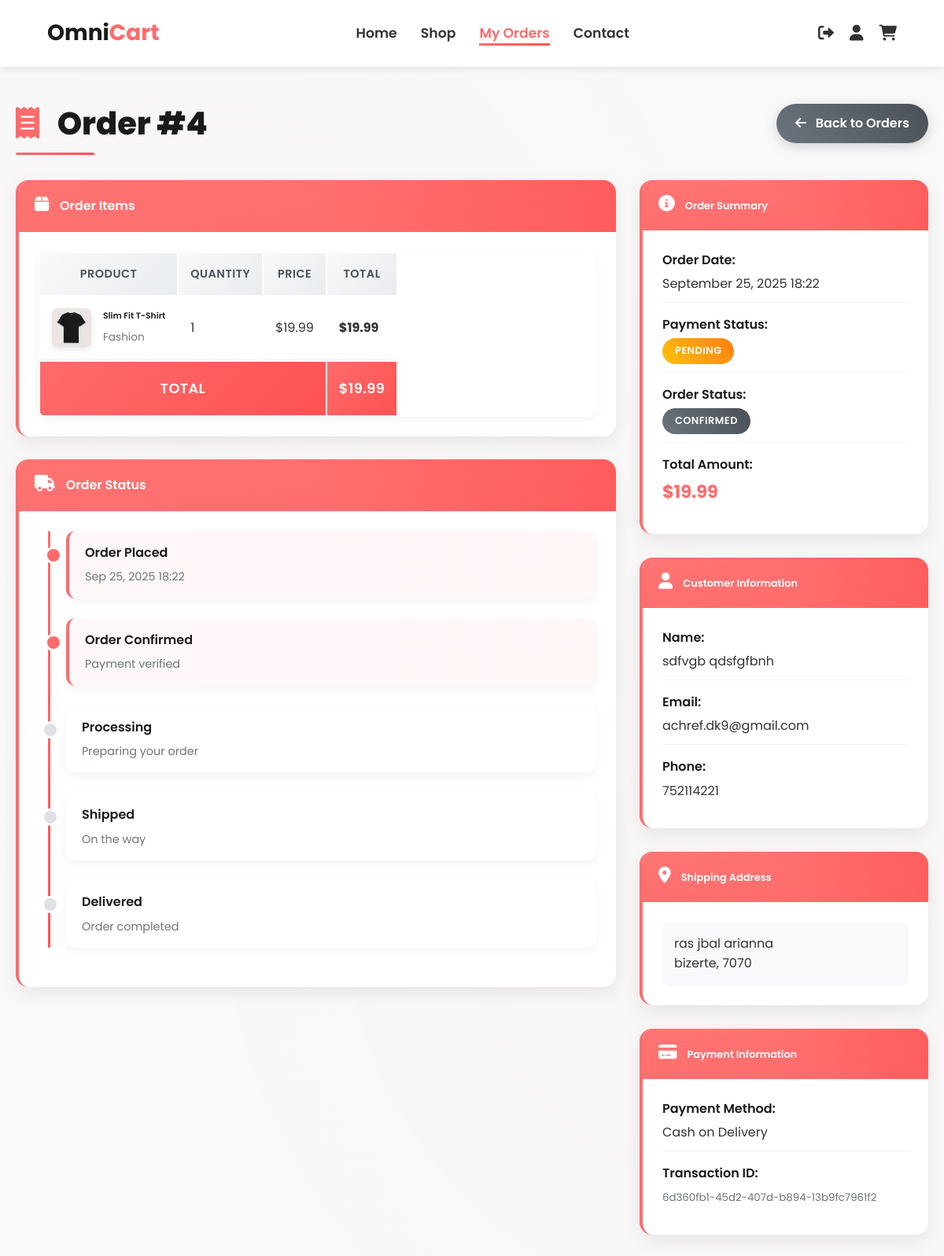
The page /payment/order/26/ (signed in) on the database its author committed.
### payment/models.py (models this page shows, shortened)
class Order(models.Model):
    PAYMENT_STATUS_CHOICES = [
        ('pending', 'Pending'),
        ('paid', 'Paid'),
        ('failed', 'Failed'),
        ('refunded', 'Refunded'),
    ]
    ORDER_STATUS_CHOICES = [
        ('pending', 'Pending'),
        ('confirmed', 'Confirmed'),
        ('processing', 'Processing'),
        ('shipped', 'Shipped'),
        ('delivered', 'Delivered'),
        ('cancelled', 'Cancelled'),
    ]
    user = models.ForeignKey(User, on_delete=models.CASCADE)
    first_name = models.CharField(max_length=100)
    last_name = models.CharField(max_length=100)
    email = models.EmailField()
    phone = models.CharField(max_length=15)
    address = models.TextField()
    city = models.CharField(max_length=100)
    postal_code = models.CharField(max_length=20)
    total_amount = models.DecimalField(max_digits=10, decimal_places=2, validators=[MinValueValidator(Decimal('0.01'))])
    payment_status = models.CharField(max_length=20, choices=PAYMENT_STATUS_CHOICES, default='pending')
    order_status = models.CharField(max_length=20, choices=ORDER_STATUS_CHOICES, default='pending')
    created_at = models.DateTimeField(auto_now_add=True)
    updated_at = models.DateTimeField(auto_now=True)
    class Meta:
        ordering = ['-created_at']
    @property
    def full_name(self):
        return f"{self.first_name} {self.last_name}"
    @property
    def order_number(self):
        user_orders = Order.objects.filter(user=self.user).order_by('created_at')
        for index, order in enumerate(user_orders, 1):
            if order.id == self.id:
                return index
        return self.id

class OrderItem(models.Model):
    order = models.ForeignKey(Order, related_name='items', on_delete=models.CASCADE)
    product = models.ForeignKey(Product, on_delete=models.CASCADE)
    quantity = models.PositiveIntegerField(validators=[MinValueValidator(1)])
    price = models.DecimalField(max_digits=10, decimal_places=2)
    @property
    def total_price(self):
        if self.quantity is not None and self.price is not None:
            return self.quantity * self.price
        return 0

class Payment(models.Model):
    PAYMENT_METHOD_CHOICES = [
        ('credit_card', 'Credit Card'),
        ('debit_card', 'Debit Card'),
        ('paypal', 'PayPal'),
        ('bank_transfer', 'Bank Transfer'),
        ('cash_on_delivery', 'Cash on Delivery'),
    ]
    order = models.OneToOneField(Order, on_delete=models.CASCADE)
    payment_method = models.CharField(max_length=20, choices=PAYMENT_METHOD_CHOICES)
    amount = models.DecimalField(max_digits=10, decimal_places=2)
    transaction_id = models.CharField(max_length=100, blank=True, null=True)
    card_number = models.CharField(max_length=19, blank=True, null=True)  # Masked card number
    card_holder_name = models.CharField(max_length=100, blank=True, null=True)
    created_at = models.DateTimeField(auto_now_add=True)

### store/models.py (models this page shows, shortened)
class Product(models.Model):
    category = models.ForeignKey(Category, on_delete=models.CASCADE)
    slug = models.CharField(max_length=150, null=False, blank=False)
    name = models.CharField(max_length=150, null=False, blank=False)
    product_image = models.ImageField(upload_to= 'uploads/products/', null=True, blank=True)
    small_description = models.CharField(max_length=250, null=False, blank=False)
    quantity = models.IntegerField(null=False, blank=False)
    sold_out = models.BooleanField(default=False, help_text="True if product is sold out")
    on_sale = models.BooleanField(default=False)
    description = models.TextField(null=False, blank=False)
    original_price = models.FloatField(null=False, blank=False)
    selling_price = models.FloatField(null=False, blank=False)
    status = models.BooleanField(default=False, help_text="default = 1, Hidden")
    trending = models.BooleanField(default=False, help_text="default = 1, Trending")
    tag = models.CharField(max_length=150, null=False, blank=False)
    meta_title = models.CharField(max_length=150, null=False, blank=False)
    meta_keywords = models.CharField(max_length=150, null=False, blank=False)
    meta_description = models.TextField(max_length=500, null=False, blank=False)
    created_at = models.DateTimeField(auto_now_add=True)
    @property
    def image(self):
        return self.product_image

class Category(models.Model):
    slug = models.CharField(max_length=150, null=False, blank=False)
    name = models.CharField(max_length=150, null=False, blank=False)
    image = models.ImageField(upload_to="uploads/products/", null=True, blank=True)
    description = models.TextField(max_length=500, null=True, blank=True)
    status = models.BooleanField(default=False, help_text="default = 0, Hidden = 1")
    trending = models.BooleanField(default=False, help_text="default = 0, Trending = 1")
    meta_title = models.CharField(max_length=150, null=False, blank=False)
    meta_keywords = models.CharField(max_length=150, null=False, blank=False)
    meta_description = models.TextField(max_length=500, null=False, blank=False)
    created_at = models.DateTimeField(auto_now_add=True)
    def __str__(self):
        return self.name
    class Meta:
        verbose_name_plural = "Categories"

### payment/views.py (the view)
# urls.py: path('order/<int:order_id>/', payment_views.order_detail, name='order_detail'),
@login_required
def order_detail(request, order_id):
    order = get_object_or_404(Order, id=order_id, user=request.user)
    context = {
        'order': order,
    }
    return render(request, 'payment/order_detail.html', context)

### cart/context_processors.py (called while the page is built)
def cart(request):
    if request.user.is_authenticated:
        try:
            cart = Cart.objects.get(user=request.user)
            return {'cart': cart.items.all(), 'cart_count': cart.total_orders}
        except Cart.DoesNotExist:
            return {'cart': [], 'cart_count': 0}
    return {'cart': [], 'cart_count': 0}

### cart/models.py (called while the page is built)
    @property
    def total_orders(self):
        return self.items.count()

### payment/templates/payment/order_detail.html (shortened to what this page needs)
{% load static %}
<!DOCTYPE html>
<html lang="en">
<head>
    <link rel="stylesheet" href="https://cdnjs.cloudflare.com/ajax/libs/font-awesome/6.0.0/css/all.min.css">
</head>
<body>
    <header>
        <nav class="main-nav">
            <div class="logo"><a href="/">Omni<span>Cart</span></a></div>
            <ul class="nav-links">
                <li><a href="/">Home</a></li>
                <li><a href="{% url 'store' %}">Shop</a></li>
                {% if user.is_authenticated %}
                    <li><a href="{% url 'payment:order_history' %}" class="active">My Orders</a></li>
                {% endif %}
                <li><a href="#contact">Contact</a></li>
            </ul>
            <div class="nav-icons">
                {% if user.is_authenticated %}
                    <a href="{% url 'logout' %}" title="Logout"><i class="fas fa-sign-out-alt"></i></a>
                    <a href="#" title="Profile"><i class="fa fa-user"></i></a>
                    <a href="{% url 'cart_summary' %}" title="Cart" style="position:relative;">
                        <i class="fas fa-shopping-cart"></i>
                    </a>
                {% else %}
                    <a href="{% url 'login' %}" title="Login"><i class="fas fa-sign-in-alt"></i></a>
                    <a href="{% url 'register' %}" title="Sign up"><i class="fas fa-user-plus"></i></a>
                {% endif %}
            </div>
        </nav>
    </header>
    <div class="detail-container">
        <div class="detail-header">
            <h1 class="detail-title">
                <i class="fas fa-receipt"></i> Order #{{ order.order_number }}
            </h1>
            <a href="{% url 'payment:order_history' %}" class="btn-back">
                <i class="fas fa-arrow-left"></i> Back to Orders
            </a>
        </div>
        <div class="row">
            <div class="col-md-8">
                <div class="info-card">
                    <div class="card-header">
                        <h5><i class="fas fa-box"></i> Order Items</h5>
                    </div>
                    <div class="card-body">
                        <div class="table-responsive">
                            <table class="table">
                                <thead>
                                    <tr>
                                        <th>Product</th>
                                        <th>Quantity</th>
                                        <th>Price</th>
                                        <th>Total</th>
                                    </tr>
                                </thead>
                                <tbody>
                                    {% for item in order.items.all %}
                                        <tr>
                                            <td>
                                                <div class="d-flex align-items-center">
                                                    {% if item.product.image %}
                                                        <img src="{{ item.product.image.url }}" alt="{{ item.product.name }}"
                                                             class="product-image">
                                                    {% endif %}
                                                    <div class="product-info">
                                                        <h6>{{ item.product.name }}</h6>
                                                        <small>{{ item.product.category }}</small>
                                                    </div>
                                                </div>
                                            </td>
                                            <td>{{ item.quantity }}</td>
                                            <td>${{ item.price }}</td>
                                            <td><strong>${{ item.total_price }}</strong></td>
                                        </tr>
                                    {% endfor %}
                                </tbody>
                                <tfoot>
                                    <tr>
                                        <th colspan="3">Total</th>
                                        <th class="total-amount">${{ order.total_amount }}</th>
                                    </tr>
                                </tfoot>
                            </table>
                        </div>
                    </div>
                </div>
                <div class="info-card">
                    <div class="card-header">
                        <h5><i class="fas fa-truck"></i> Order Status</h5>
                    </div>
                    <div class="card-body">
                        <div class="status-timeline">
                            <div class="status-item {% if order.order_status == 'pending' or order.order_status == 'confirmed' or order.order_status == 'processing' or order.order_status == 'shipped' or order.order_status == 'delivered' %}active{% endif %}">
                                <strong>Order Placed</strong>
                                <small>{{ order.created_at|date:"M d, Y H:i" }}</small>
                            </div>
                            <div class="status-item {% if order.order_status == 'confirmed' or order.order_status == 'processing' or order.order_status == 'shipped' or order.order_status == 'delivered' %}active{% endif %}">
                                <strong>Order Confirmed</strong>
                                <small>Payment verified</small>
                            </div>
                            <div class="status-item {% if order.order_status == 'processing' or order.order_status == 'shipped' or order.order_status == 'delivered' %}active{% endif %}">
                                <strong>Processing</strong>
                                <small>Preparing your order</small>
                            </div>
                            <div class="status-item {% if order.order_status == 'shipped' or order.order_status == 'delivered' %}active{% endif %}">
                                <strong>Shipped</strong>
                                <small>On the way</small>
                            </div>
                            <div class="status-item {% if order.order_status == 'delivered' %}active{% endif %}">
                                <strong>Delivered</strong>
                                <small>Order completed</small>
                            </div>
                        </div>
                    </div>
                </div>
            </div>
            <div class="col-md-4">
                <div class="info-card">
                    <div class="card-header">
                        <h6><i class="fas fa-info-circle"></i> Order Summary</h6>
                    </div>
                    <div class="card-body info-section">
                        <p><strong>Order Date:</strong>{{ order.created_at|date:"F d, Y H:i" }}</p>
                        <p><strong>Payment Status:</strong>
                            <span class="status-badge {% if order.payment_status == 'paid' %}success{% elif order.payment_status == 'pending' %}warning{% else %}danger{% endif %}">
                                {{ order.get_payment_status_display }}
                            </span>
                        </p>
                        <p><strong>Order Status:</strong>
                            <span class="status-badge {% if order.order_status == 'delivered' %}success{% elif order.order_status == 'shipped' %}info{% elif order.order_status == 'cancelled' %}danger{% else %}secondary{% endif %}">
                                {{ order.get_order_status_display }}
                            </span>
                        </p>
                        <p><strong>Total Amount:</strong>
                            <span class="total-amount">${{ order.total_amount }}</span>
                        </p>
                    </div>
                </div>
                <div class="info-card">
                    <div class="card-header">
                        <h6><i class="fas fa-user"></i> Customer Information</h6>
                    </div>
                    <div class="card-body info-section">
                        <p><strong>Name:</strong>{{ order.full_name }}</p>
                        <p><strong>Email:</strong>{{ order.email }}</p>
                        <p><strong>Phone:</strong>{{ order.phone }}</p>
                    </div>
                </div>
                <div class="info-card">
                    <div class="card-header">
                        <h6><i class="fas fa-map-marker-alt"></i> Shipping Address</h6>
                    </div>
                    <div class="card-body">
                        <address>
                            {{ order.address }}<br>
                            {{ order.city }}, {{ order.postal_code }}
                        </address>
                    </div>
                </div>
                {% if order.payment %}
                    <div class="info-card">
                        <div class="card-header">
                            <h6><i class="fas fa-credit-card"></i> Payment Information</h6>
                        </div>
                        <div class="card-body info-section">
                            <p><strong>Payment Method:</strong>{{ order.payment.get_payment_method_display }}</p>
                            {% if order.payment.transaction_id %}
                                <p><strong>Transaction ID:</strong>
                                    <small style="color: #6c757d;">{{ order.payment.transaction_id }}</small>
                                </p>
                            {% endif %}
                        </div>
                    </div>
                {% endif %}
            </div>
        </div>
    </div>
</body>
</html>

### rows shown on the page
Order: order_number "4", total_amount "19.99", created_at "Sep 25, 2025 18:22", created_at "September 25, 2025 18:22", payment_status "PENDING", order_status "CONFIRMED", full_name "sdfvgb qdsfgfbnh", email "achref.dk9@gmail.com", phone "752114221", address "ras jbal arianna", city "bizerte", postal_code "7070", payment.payment_method "Cash on Delivery", payment.transaction_id "6d360fb1-45d2-407d-b894-13b9fc7961f2"
OrderItem: product.image (picture), product.name "Slim Fit T-Shirt", product.category "Fashion", quantity "1", price "19.99", total_price "19.99"
